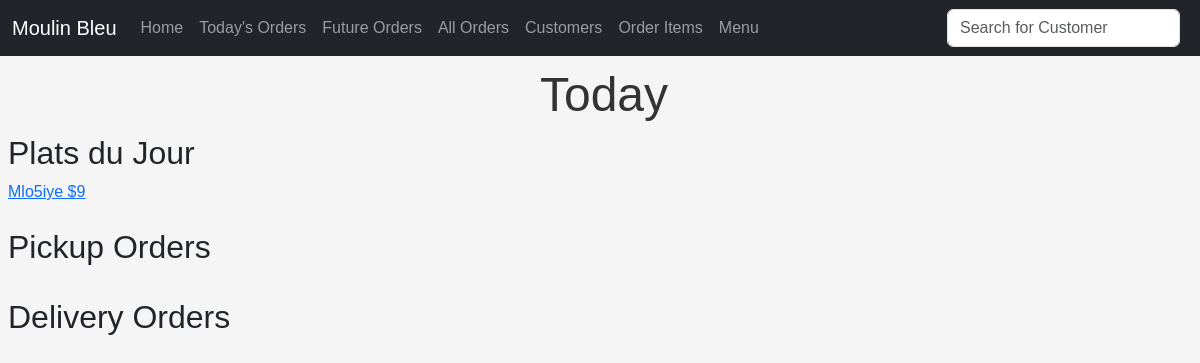
The app's page /, older data.
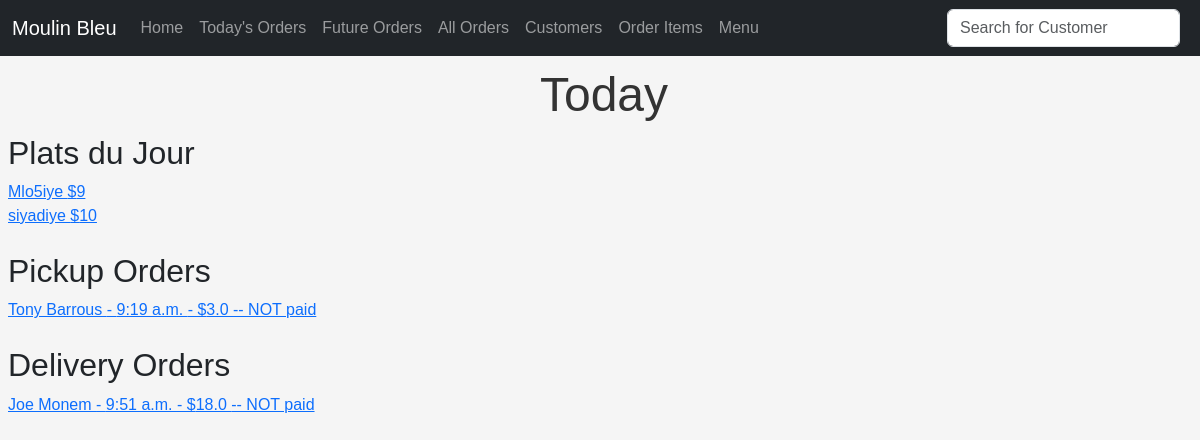
The same page, newer data.
### menuapp/models.py (models this page shows, shortened)
class FoodItem(models.Model):
    name = models.CharField(max_length=255)
    price = models.IntegerField()
    notes = models.TextField()
    plat_du_jour = models.BooleanField(default=False)

### ordersapp/models.py (models this page shows, shortened)
class Order(models.Model):
    customer = models.ForeignKey(
        Customer, on_delete=models.CASCADE, blank=False, null=False
    )
    created_at = models.DateTimeField(auto_now_add=True)
    needed_for = models.DateTimeField()
    order_items = models.ManyToManyField(OrderItem, null=False)
    paid = models.BooleanField(null=False, default=False)
    delivery = models.BooleanField(null=False, default=False)
    notes = models.TextField(null=True)
    @property
    def total_price(self):
        return sum(item.price for item in self.order_items.all())

class OrderItem(models.Model):
    food_item = models.ForeignKey(FoodItem, on_delete=models.CASCADE)
    quantity = models.FloatField()
    linked_order = models.ForeignKey(
        "Order", on_delete=models.CASCADE, null=True, blank=True
    )
    @property
    def price(self):
        return self.food_item.price * self.quantity

### mainapp/models.py (models this page shows, shortened)
class Customer(models.Model):
    name = models.CharField(max_length=255)
    phone_number = models.CharField(max_length=255)
    location = models.CharField(max_length=255)
    date_added = models.DateField(default=timezone.now)

### mainapp/views.py (the view)
# urls.py: path("", HomeView.as_view(), name="home"),
class HomeView(ListView):
    model = FoodItem
    template_name = "home.html"
    context_object_name = "items"
    def get_context_data(self, **kwargs):
        context = super().get_context_data(**kwargs)
        plats_du_jour = FoodItem.objects.filter(plat_du_jour=True)
        today = timezone.now().date()
        pickup_orders_for_today = Order.objects.filter(
            needed_for__date=today, delivery=False
        )
        delivery_orders_for_today = Order.objects.filter(
            needed_for__date=today, delivery=True
        )
        context["plats_du_jour"] = plats_du_jour
        context["pickup_orders_for_today"] = pickup_orders_for_today
        context["delivery_orders_for_today"] = delivery_orders_for_today
        return context

### mainapp/templates/home.html (shortened to what this page needs)
{% extends 'base.html' %}
{%block content %}
<h1>Today</h1>
<h2>Plats du Jour</h2>
<ul>
    {% for plat_du_jour in plats_du_jour %}
    <li>
        <a href="{% url 'food_details' plat_du_jour.pk %}"> {{ plat_du_jour.name }}
            ${{plat_du_jour.price}}</a>
        <br>
    </li>
    {% endfor %}
</ul>
<br>
<h2>Pickup Orders</h2>
<ul>
    {% for pickup_order_for_today in pickup_orders_for_today %}
    <li>
        {%if pickup_order_for_today.paid == False%}
        <a href="{%url 'order_details' pickup_order_for_today.pk %}"> {{pickup_order_for_today.customer.name}} -
            {{pickup_order_for_today.needed_for.time}} -
            ${{pickup_order_for_today.total_price}} -- NOT paid </a>
        {%else%}
        <a href="{%url 'order_details' pickup_order_for_today.pk %}"> {{pickup_order_for_today.customer.name}} -
            {{pickup_order_for_today.needed_for.time}} -
            ${{pickup_order_for_today.total_price}} -- PAID </a>
        {%endif%}
        <br>
    </li>
    {% endfor %}
</ul>
<br>
<h2>Delivery Orders</h2>
<ul>
    {% for delivery_order_for_today in delivery_orders_for_today %}
    <li>
        {%if delivery_order_for_today.paid == False%}
        <a href="{%url 'order_details' delivery_order_for_today.pk %}"> {{delivery_order_for_today.customer.name}} -
            {{delivery_order_for_today.needed_for.time}} -
            ${{delivery_order_for_today.total_price}} -- NOT paid </a>
        {%else%}
        <a href="{%url 'order_details' delivery_order_for_today.pk %}"> {{delivery_order_for_today.customer.name}} -
            {{delivery_order_for_today.needed_for.time}} -
            ${{delivery_order_for_today.total_price}} -- PAID </a>
        {%endif%}
        <br>
    </li>
    {% endfor %}
</ul>
{% endblock %}

Row changes from the older to the newer data that the page shows:
added FoodItem: name "siyadiye", price "10"
added Order: customer.name "Tony Barrous", needed_for.time "9:19 a.m.", total_price "3.0", shown under "Pickup Orders"
added Order: customer.name "Joe Monem", needed_for.time "9:51 a.m.", total_price "18.0", shown under "Delivery Orders"
